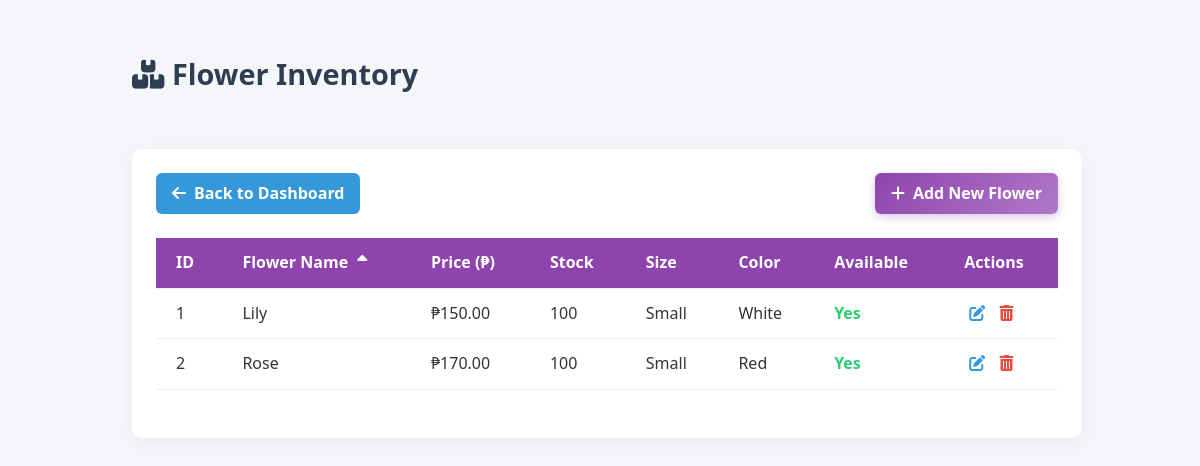
Page /dashboard/inventory.php on the earlier database version.
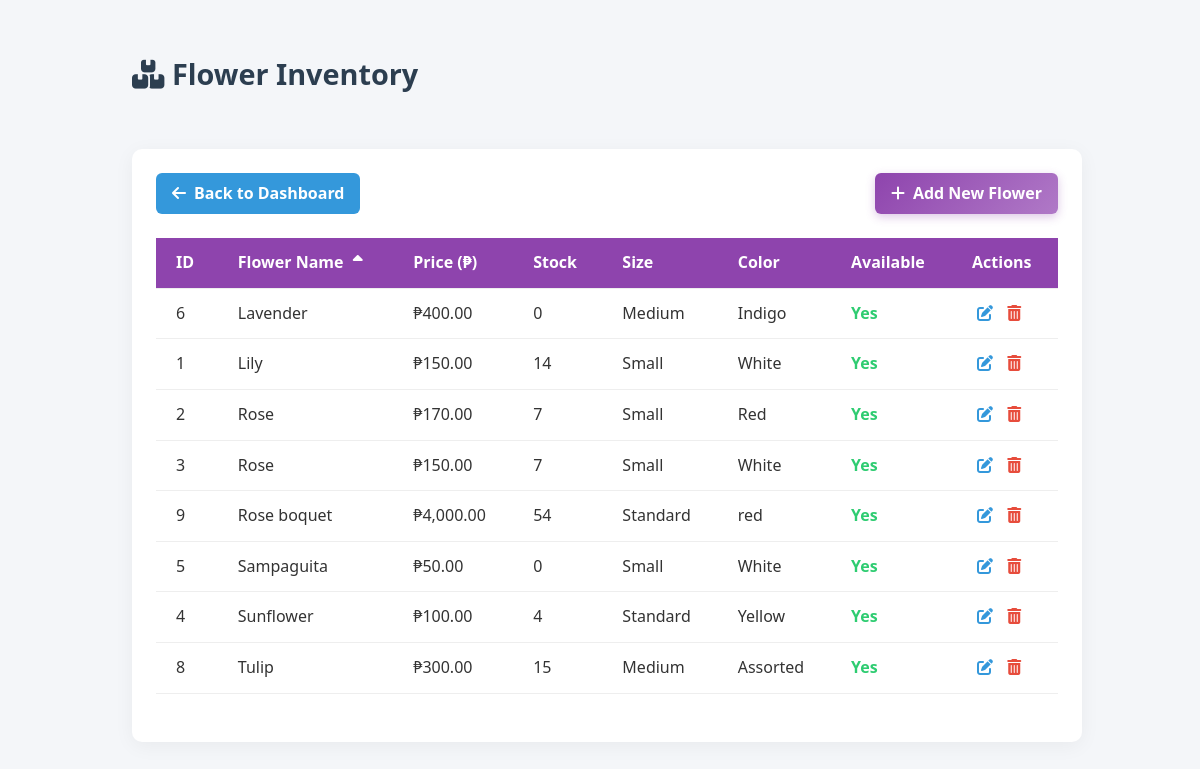
Same page on the later database version.
### tables this page shows
CREATE TABLE `product` (
  `flower_id` int(11) NOT NULL,
  `name` varchar(255) NOT NULL,
  `description` text DEFAULT NULL,
  `price` decimal(10,2) NOT NULL,
  `quantity` int(11) DEFAULT NULL,
  `size` varchar(255) NOT NULL,
  `color` varchar(255) NOT NULL,
  `available` int(11) NOT NULL,
  `image_url` varchar(255) NOT NULL
);

### dashboard/inventory.php (the view, shortened to what this page needs)
<?php
include 'db.php';
$sort_column = 'name';
$sort_order = 'ASC';
$query = "SELECT * FROM product ORDER BY $sort_column $sort_order";
$result = $conn->query($query);
$toggle_order = ($sort_order === 'ASC') ? 'DESC' : 'ASC';
?>
<!DOCTYPE html>
<html lang="en">
<head>
    <link rel="stylesheet" href="https://cdnjs.cloudflare.com/ajax/libs/font-awesome/6.4.0/css/all.min.css">
</head>
<body>
    <div class="main-content">
        <div class="header">
            <h1><i class="fas fa-boxes"></i> Flower Inventory</h1>
        </div>
        <div class="card">
            <div class="actions">
                <a href="dashboard.php" class="btn btn-secondary">
                    <i class="fas fa-arrow-left"></i> Back to Dashboard
                </a>
                <a href="add_product.php" class="btn btn-primary">
                    <i class="fas fa-plus"></i> Add New Flower
                </a>
            </div>
            <table>
                <thead>
                    <tr>
                        <th><a href="?sort_by=flower_id&sort_order=<?= $toggle_order ?>">ID <?= ($sort_column == 'flower_id') ? '<i class="fas fa-sort-' . strtolower($sort_order) . ' sort-arrow"></i>' : '' ?></a></th>
                        <th><a href="?sort_by=name&sort_order=<?= $toggle_order ?>">Flower Name <?= ($sort_column == 'name') ? '<i class="fas fa-sort-' . strtolower($sort_order) . ' sort-arrow"></i>' : '' ?></a></th>
                        <th><a href="?sort_by=price&sort_order=<?= $toggle_order ?>">Price (₱) <?= ($sort_column == 'price') ? '<i class="fas fa-sort-' . strtolower($sort_order) . ' sort-arrow"></i>' : '' ?></a></th>
                        <th><a href="?sort_by=quantity&sort_order=<?= $toggle_order ?>">Stock <?= ($sort_column == 'quantity') ? '<i class="fas fa-sort-' . strtolower($sort_order) . ' sort-arrow"></i>' : '' ?></a></th>
                        <th><a href="?sort_by=size&sort_order=<?= $toggle_order ?>">Size <?= ($sort_column == 'size') ? '<i class="fas fa-sort-' . strtolower($sort_order) . ' sort-arrow"></i>' : '' ?></a></th>
                        <th><a href="?sort_by=color&sort_order=<?= $toggle_order ?>">Color <?= ($sort_column == 'color') ? '<i class="fas fa-sort-' . strtolower($sort_order) . ' sort-arrow"></i>' : '' ?></a></th>
                        <th><a href="?sort_by=available&sort_order=<?= $toggle_order ?>">Available <?= ($sort_column == 'available') ? '<i class="fas fa-sort-' . strtolower($sort_order) . ' sort-arrow"></i>' : '' ?></a></th>
                        <th>Actions</th>
                    </tr>
                </thead>
                <tbody>
                    <?php while ($row = $result->fetch_assoc()): ?>
                        <tr>
                            <td><?= $row['flower_id'] ?></td>
                            <td><?= htmlspecialchars($row['name']) ?></td>
                            <td>₱<?= number_format($row['price'], 2) ?></td>
                            <td><?= $row['quantity'] ?></td>
                            <td><?= htmlspecialchars($row['size']) ?></td>
                            <td><?= htmlspecialchars($row['color']) ?></td>
                            <td class="<?= $row['available'] ? 'status-yes' : 'status-no' ?>">
                                <?= $row['available'] ? 'Yes' : 'No' ?>
                            </td>
                            <td>
                                <a href="edit_product.php?id=<?= $row['flower_id'] ?>" class="action-link" title="Edit">
                                    <i class="fas fa-edit"></i>
                                </a>
                                <a href="?delete=<?= $row['flower_id'] ?>" class="action-link delete-link" title="Delete" onclick="return confirmDelete()">
                                    <i class="fas fa-trash-alt"></i>
                                </a>
                            </td>
                        </tr>
                    <?php endwhile; ?>
                </tbody>
            </table>
        </div>
    </div>
</body>
</html>

### dashboard/inventory.php (style rules this page uses)
:root { --primary: #8e44ad; --secondary: #3498db; --success: #2ecc71; --danger: #e74c3c; --warning: #f39c12; --dark: #2c3e50; --light: #f8f9fa; --sidebar: #34495e; --sidebar-hover: #2c3e50; }
body { font-family: 'Segoe UI', Tahoma, Geneva, Verdana, sans-serif; background-color: #f4f6f9; color: #333; line-height: 1.6; margin: 0; padding: 0; }
.main-content { margin-left: 100px; padding: 2rem; width: calc(100% - 250px); transition: margin-left 0.3s; }
.header { display: flex; justify-content: space-between; align-items: center; margin-bottom: 2rem; }
.header h1 { color: var(--dark); font-size: 1.8rem; }
.card { background: white; border-radius: 10px; padding: 1.5rem; box-shadow: 0 4px 20px rgba(0, 0, 0, 0.05); margin-bottom: 2rem; }
.actions { display: flex; justify-content: space-between; margin-bottom: 1.5rem; }
.btn { padding: 0.5rem 1rem; border: none; border-radius: 6px; cursor: pointer; font-weight: 600; transition: all 0.3s; display: inline-flex; align-items: center; gap: 8px; text-decoration: none; }
.btn-primary { background: linear-gradient(135deg, var(--primary), #b079c7); color: white; box-shadow: 0 3px 10px rgba(142, 68, 173, 0.3); }
.btn-secondary { background: var(--secondary); color: white; }
table { width: 100%; border-collapse: collapse; margin-bottom: 1.5rem; }
th, td { padding: 12px 20px; text-align: left; border-bottom: 1px solid #eee; }
th { background-color: var(--primary); color: white; font-weight: 600; cursor: pointer; transition: background-color 0.3s; position: relative; }
th a { color: white; text-decoration: none; display: block; }
.status-yes { color: var(--success); font-weight: bold; }
.action-link { color: var(--secondary); margin: 0 5px; transition: color 0.3s; text-decoration: none; }
.delete-link { color: var(--danger); }
.sort-arrow { margin-left: 5px; }

Differences in the rows shown:
added product: flower_id "6", name "Lavender", price "400.00", quantity "0", size "Medium", color "Indigo", available "Yes"
changed product "Lily": quantity "100" → "14"
changed product "Red": quantity "100" → "7"
added product: flower_id "3", name "Rose", price "150.00", quantity "7", size "Small", color "White", available "Yes"
added product: flower_id "9", name "Rose boquet", price "4,000.00", quantity "54", size "Standard", color "red", available "Yes"
added product: flower_id "5", name "Sampaguita", price "50.00", quantity "0", size "Small", color "White", available "Yes"
added product: flower_id "4", name "Sunflower", price "100.00", quantity "4", size "Standard", color "Yellow", available "Yes"
added product: flower_id "8", name "Tulip", price "300.00", quantity "15", size "Medium", color "Assorted", available "Yes"
